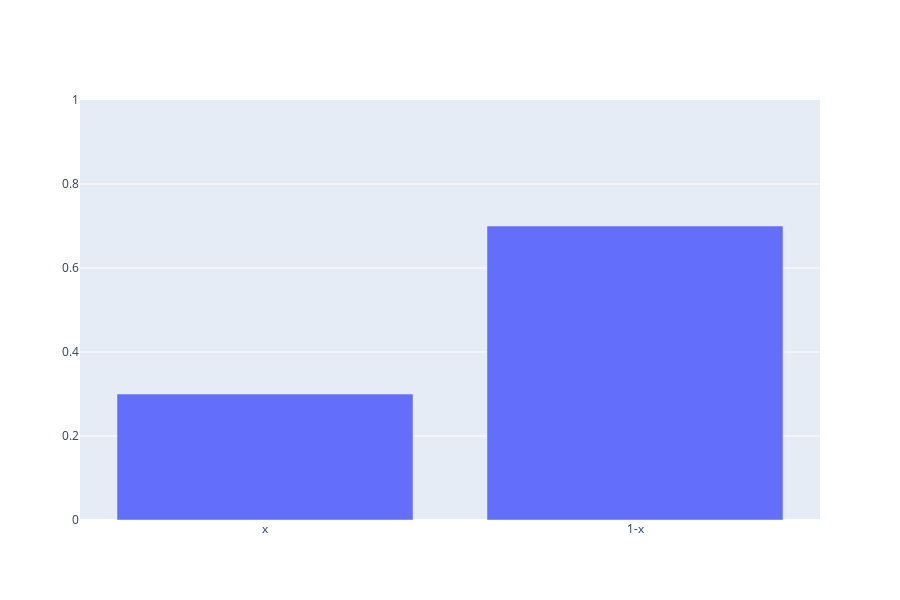

Source (notebook cell):
### Code cell
fig = go.FigureWidget()
bar = fig.add_bar(x=['x', '1-x'])
fig.layout = dict(yaxis=dict(range=[0,1]), height=600)

@interact(x=(0, 1, 0.01))
def update(x=0.3):
    with fig.batch_update():
        fig.data[0].y=[x, 1-x]

fig.show()

### Figure 1 — Plotly figure (JSON) as saved in the notebook; plotly's stock layout.template omitted (floating-point values rounded to 4 significant figures)
{"data": [{"type": "bar", "uid": "b885288e-8e71-4eb4-9e4b-fbf73a807226", "x": ["x", "1-x"], "y": [0.3, 0.7]}], "layout": {"height": 600, "yaxis": {"range": [0, 1]}}}
